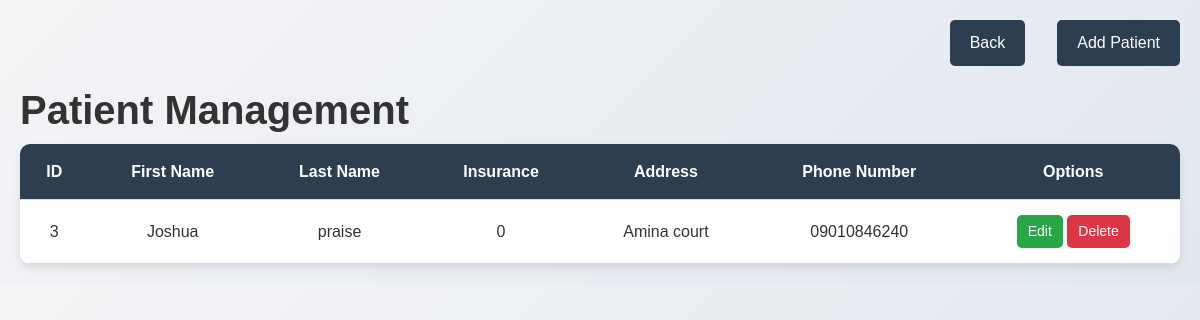
Page /patients on the committed database.
### app/models.py (models this page shows)
class Patient(db.Model):
    id = db.Column(db.Integer, primary_key=True, autoincrement=True)
    first_name = db.Column(db.String(50), nullable=False)
    last_name = db.Column(db.String(50), nullable=False)
    insurance = db.Column(db.Integer(), nullable=False)
    address = db.Column(db.String(20), nullable=False)
    phone_number = db.Column(db.String(15), nullable=False)

### app/routes.py (the view, shortened to what this page needs)
@app.route("/patients", methods =["GET", "POST"])
def patients():
    form = PatientForm()
    patient = Patient.query.all() #fetch data queries
    return render_template("patients.html", form = form, patient = patient)

### app/templates/patients.html (shortened to what this page needs)
<!DOCTYPE html>
<html lang="en">
   <head>
      <link rel="stylesheet" href="https://cdnjs.cloudflare.com/ajax/libs/bootstrap/4.6.2/css/bootstrap.min.css">
      <link rel="stylesheet" href="{{ url_for('static', filename = 'patients.css') }}">
   </head>
   <body>
      <div class="button-container">
         <a href="{{ url_for('dashboard') }}" class="add-button">Back</a>
         <button class="add-button" data-toggle="modal" data-target="#addPatientModal">Add Patient</button>
      </div>
      <h1 style="font-weight: bold;">Patient Management</h1>
      <table class="styled-table">
         <thead>
            <tr>
               <th scope="col">ID</th>
               <th scope="col">First Name</th>
               <th scope="col">Last Name</th>
               <th scope="col">Insurance</th>
               <th scope="col">Address</th>
               <th scope="col">Phone Number</th>
               <th scope="col">Options</th>
            </tr>
         </thead>
         <tbody>
            {% for patient in patient %}
            <tr>
               <td>{{ patient.id }}</td>
               <td>{{ patient.first_name }}</td>
               <td>{{ patient.last_name }}</td>
               <td>{{ patient.insurance }}</td>
               <td>{{ patient.address }}</td>
               <td>{{ patient.phone_number }}</td>
               <td>
                  <button class="btn edit" data-toggle="modal" data-target="#editPatientModal{{ patient.id }}">Edit</button>
                  <button class="btn delete" data-toggle="modal" data-target="#deletePatientModal" data-id="{{ patient.id }}">Delete</button>
               </td>
            </tr>
            {% endfor %}
         </tbody>
      </table>
   </body>
</html>

### app/static/patients.css (style rules this page uses)
body { font-family: Arial, sans-serif; background: linear-gradient(135deg, #f3f4f6, #e2e8f0); color: #333; line-height: 1.6; padding: 20px; }
.button-container { display: flex; justify-content: flex-end; margin-bottom: 20px; gap: 2rem; }
.add-button { padding: 10px 20px; background-color: #2c3e50; color: white; border: none; border-radius: 5px; cursor: pointer; transition: background-color 0.3s ease; }
.styled-table { width: 100%; border-collapse: collapse; margin-top: 10px; box-shadow: 0 4px 8px rgba(0, 0, 0, 0.1); background-color: white; border-radius: 10px; overflow: hidden; }
.styled-table thead { background-color: #2c3e50; color: white; }
.styled-table th, .styled-table td { padding: 15px; text-align: center; border-bottom: 1px solid #ddd; }
.btn { padding: 5px 10px; border-radius: 5px; font-size: 14px; }
.btn.edit { background-color: #28a745; color: white; }
.btn.delete { background-color: #dc3545; color: white; }

### rows in the picture
Patient: id "3", first_name "Joshua", last_name "praise", insurance "0", address "Amina court", phone_number "09010846240"
